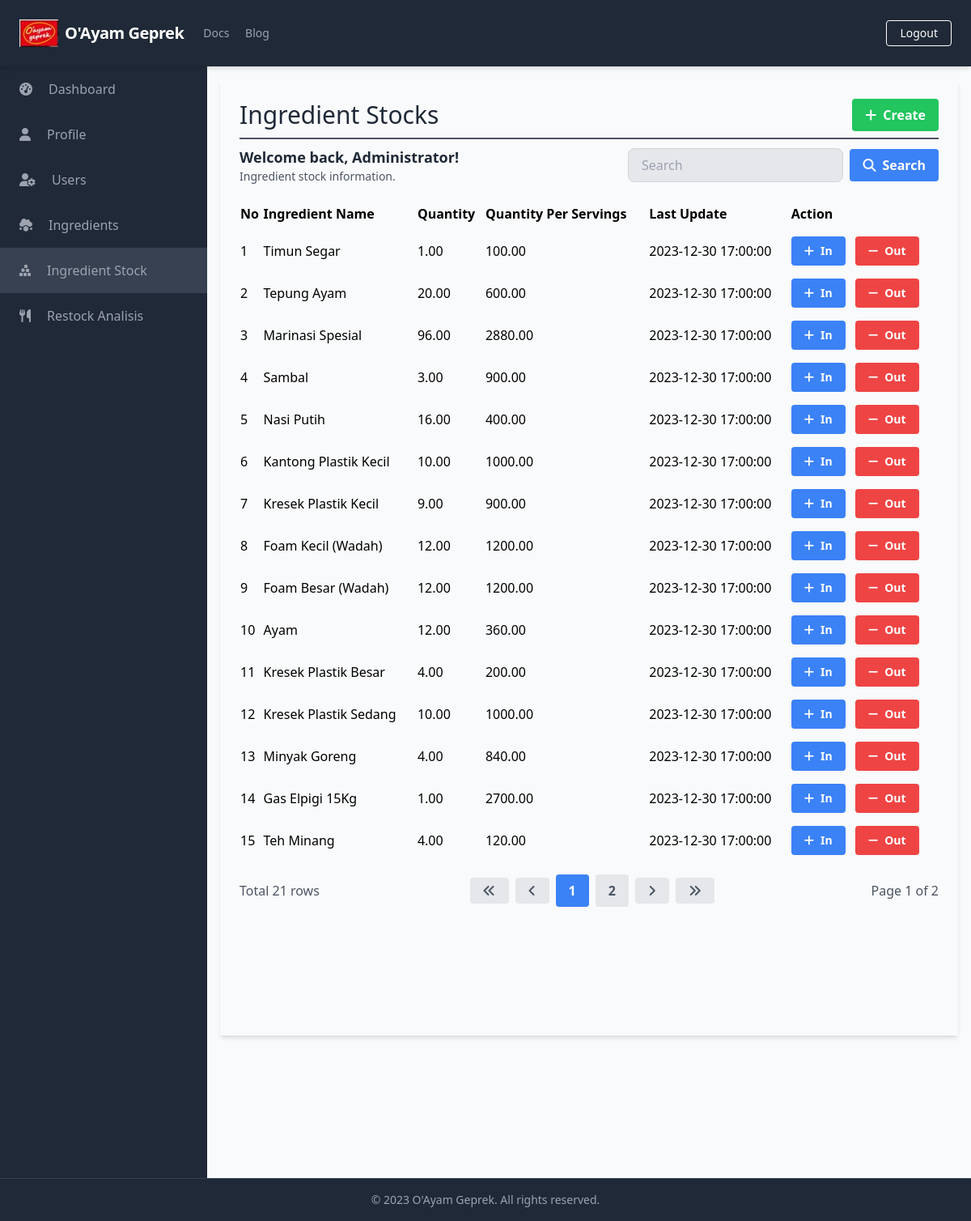
The app's page /manage_ingredient_stocks/manage_ingredient_stocks_list.php (signed in) with its own data.
### tables this page shows
CREATE TABLE `IngredientStocks` (
  `StockID` int(11) NOT NULL,
  `IngredientID` int(11) NOT NULL,
  `Quantity` decimal(10,2) NOT NULL,
  `QuantityPerServings` decimal(10,2) NOT NULL,
  `LastUpdateStock` timestamp NOT NULL DEFAULT current_timestamp()
);

CREATE TABLE `Ingredients` (
  `IngredientID` int(11) NOT NULL,
  `IngredientName` varchar(255) NOT NULL,
  `PurchasePrice` decimal(10,2) NOT NULL,
  `QuantityPerPurchase` decimal(10,2) NOT NULL,
  `ServingsPerIngredient` int(11) NOT NULL,
  `HoldingCost` tinyint(1) NOT NULL,
  `HoldingCostPrice` decimal(10,2) DEFAULT NULL,
  `ShelfLife` int(11) DEFAULT NULL,
  `SupplierName` varchar(255) DEFAULT NULL,
  `Description` text DEFAULT NULL,
  `MinimumStock` int(11) DEFAULT NULL,
  `StorageLocation` varchar(50) DEFAULT NULL,
  `PurchaseUnit` varchar(50) NOT NULL,
  `UsagePerDay` decimal(10,2) DEFAULT NULL,
  `UsagePerMonth` decimal(10,2) DEFAULT NULL,
  `OrderCost` decimal(10,2) DEFAULT NULL,
  `HoldingCostPercentage` decimal(5,2) DEFAULT NULL
);

### database/connection.php (called while the page is built, shortened)
<?php
$baseUrl = "http://localhost/final_project_yayuk_2023/";

### public/manage_ingredient_stocks/manage_ingredient_stocks_list.php (the view, shortened to what this page needs)
<?php
require_once('../../database/connection.php');
?>
<?php include_once('../components/header.php'); ?>
<div class="h-screen flex flex-col">
    <?php include('../components/navbar.php'); ?>
    <div class="flex-grow bg-gray-50 flex flex-row shadow-md">
        <?php include('../components/sidebar.php'); ?>
        <main class=" bg-gray-50 flex flex-col flex-1 overflow-y-scroll h-screen flex-shrink-0 sc-hide pb-40">
            <div class="flex items-start justify-start p-6 shadow-md m-4 flex-1 flex-col">
                <div class="flex flex-row justify-between items-center w-full border-b-2 border-gray-600 mb-2 pb-2">
                    <h1 class="text-3xl text-gray-800 font-semibol w-full">Ingredient Stocks</h1>
                    <div class="flex flex-row justify-end items-center">
                        <a href="<?php echo $baseUrl; ?>public/manage_ingredient_stocks/manage_ingredient_stocks_add.php" class="bg-green-500 hover-bg-green-700 text-white font-bold py-2 px-4 rounded inline-flex items-center">
                            <i class="fas fa-plus mr-2"></i>
                            <span>Create</span>
                        </a>
                    </div>
                </div>
                <div class="flex flex-col w-full">
                    <div class="flex flex-row justify-between items-center w-full mb-2 pb-2">
                        <div>
                            <h2 class="text-lg text-gray-800 font-semibold">Welcome back, <?php echo $_SESSION['FullName']; ?>!</h2>
                            <p class="text-gray-600 text-sm">Ingredient stock information.</p>
                        </div>
                        <form class="flex items-center justify-end space-x-2 w-96">
                            <input type="text" name="search" class="bg-gray-200 focus-bg-white focus-outline-none border border-gray-300 rounded-lg py-2 px-4 block w-full appearance-none leading-normal" placeholder="Search" value="<?php echo isset($_GET['search']) ? $_GET['search'] : ''; ?>">
                            <button type="submit" class="bg-blue-500 hover-bg-blue-700 text-white font-bold py-2 px-4 rounded space-x-2 inline-flex items-center">
                                <i class="fas fa-search"></i>
                                <span>Search</span>
                            </button>
                        </form>
                    </div>
                    <table class="min-w-full">
                        <thead>
                            <tr>
                                <th class="text-left py-2">No</th>
                                <th class="text-left py-2">Ingredient Name</th>
                                <th class="text-left py-2">Quantity</th>
                                <th class="text-left py-2">Quantity Per Servings</th>
                                <th class="text-left py-2">Last Update</th>
                                <th class="text-left py-2">Action</th>
                            </tr>
                        </thead>
                        <tbody>
                            <?php
                            $searchTerm = isset($_GET['search']) ? $_GET['search'] : '';
                            $page = isset($_GET['page']) ? $_GET['page'] : 1;
                            $query = "SELECT IngStk.StockID, IngStk.IngredientID, IngStk.Quantity, IngStk.QuantityPerServings, IngStk.LastUpdateStock, I.IngredientName
                                FROM IngredientStocks IngStk
                                INNER JOIN Ingredients I ON IngStk.IngredientID = I.IngredientID
                                WHERE I.IngredientName LIKE '%$searchTerm%'
                                LIMIT 15 OFFSET " . ($page - 1) * 15;
                            $result = $conn->query($query);
                            $queryCount = "SELECT COUNT(*) AS count
                                FROM IngredientStocks IngStk
                                INNER JOIN Ingredients I ON IngStk.IngredientID = I.IngredientID
                                WHERE I.IngredientName LIKE '%$searchTerm%'";
                            $resultCount = $conn->query($queryCount);
                            $rowCount = $resultCount->fetch_assoc()['count'];
                            $totalPage = ceil($rowCount / 15);
                            $no = 1;
                            while ($row = $result->fetch_assoc()) {
                            ?>
                                <tr>
                                    <td class="py-2"><?php echo $no++; ?></td>
                                    <td class="py-2"><?php echo $row['IngredientName']; ?></td>
                                    <td class="py-2"><?php echo $row['Quantity']; ?></td>
                                    <td class="py-2"><?php echo $row['QuantityPerServings']; ?></td>
                                    <td class="py-2"><?php echo $row['LastUpdateStock']; ?></td>
                                    <td class='py-2'>
                                        <a href="#" onclick="showStockInForm(<?php echo $row['IngredientID']; ?>)" class='bg-blue-500 hover-bg-blue-700 text-white font-bold py-2 px-4 rounded inline-flex items-center mr-2 text-sm'>
                                            <i class='fas fa-plus mr-2'></i>
                                            <span>In</span>
                                        </a>
                                        <a href="#" onclick="showStockOutForm(<?php echo $row['IngredientID']; ?>)" class='bg-red-500 hover-bg-red-700 text-white font-bold py-2 px-4 rounded inline-flex items-center text-sm'>
                                            <i class='fas fa-minus mr-2'></i>
                                            <span>Out</span>
                                        </a>
                                    </td>
                                </tr>
                            <?php
                            }
                            ?>
                        </tbody>
                    </table>
                    <div class="flex flex-row justify-between items-center w-full mt-4">
                        <div class="flex flex-row justify-start items-center">
                            <span class="text-gray-600">Total <?php echo $rowCount; ?> rows</span>
                        </div>
                        <div class="flex flex-row justify-end items-center space-x-2">
                            <a href="?page=1&search=<?php echo $searchTerm; ?>" class="bg-gray-200 hover-bg-gray-300 text-gray-600 font-bold py-2 px-4 rounded inline-flex items-center">
                                <i class="fas fa-angle-double-left"></i>
                            </a>
                            <a href="?page=<?php if ($page == 1) {
                                                echo $page;
                                            } else {
                                                echo $page - 1;
                                            } ?>&search=<?php echo $searchTerm; ?>" class="bg-gray-200 hover-bg-gray-300 text-gray-600 font-bold py-2 px-4 rounded inline-flex items-center">
                                <i class="fas fa-angle-left"></i>
                            </a>
                            <?php
                            $startPage = $page - 2;
                            $endPage = $page + 2;
                            if ($startPage < 1) {
                                $endPage += abs($startPage) + 1;
                                $startPage = 1;
                            }
                            if ($endPage > $totalPage) {
                                $startPage -= $endPage - $totalPage;
                                $endPage = $totalPage;
                            }
                            if ($startPage < 1) {
                                $startPage = 1;
                            }
                            for ($i = $startPage; $i <= $endPage; $i++) {
                                if ($i == $page) {
                                    echo "<a href='?page=$i&search=$searchTerm' class='bg-blue-500 hover-bg-blue-700 text-white font-bold py-2 px-4 rounded inline-flex items-center'>$i</a>";
                                } else {
                                    echo "<a href='?page=$i&search=$searchTerm' class='bg-gray-200 hover-bg-gray-300 text-gray-600 font-bold py-2 px-4 rounded inline-flex items-center'>$i</a>";
                                }
                            }
                            ?>
                            <a href="?page=<?php if ($page == $totalPage) {
                                                echo $page;
                                            } else {
                                                echo $page + 1;
                                            } ?>&search=<?php echo $searchTerm; ?>" class="bg-gray-200 hover-bg-gray-300 text-gray-600 font-bold py-2 px-4 rounded inline-flex items-center">
                                <i class="fas fa-angle-right"></i>
                            </a>
                            <a href="?page=<?php echo $totalPage; ?>&search=<?php echo $searchTerm; ?>" class="bg-gray-200 hover-bg-gray-300 text-gray-600 font-bold py-2 px-4 rounded inline-flex items-center">
                                <i class="fas fa-angle-double-right"></i>
                            </a>
                        </div>
                        <div class="flex flex-row justify-end items-center ml-2">
                            <span class="text-gray-600">Page <?php echo $page; ?> of <?php echo $totalPage; ?></span>
                        </div>
                    </div>
                </div>
        </main>
    </div>
    <?php include('../components/footer.php'); ?>
</div>
</body>
</html>

### records on screen
ingredientstocks: IngredientID.IngredientName "Timun Segar", Quantity "1.00", QuantityPerServings "100.00", LastUpdateStock "2023-12-30 17:00:00"
ingredientstocks: IngredientID.IngredientName "Tepung Ayam", Quantity "20.00", QuantityPerServings "600.00", LastUpdateStock "2023-12-30 17:00:00"
ingredientstocks: IngredientID.IngredientName "Marinasi Spesial", Quantity "96.00", QuantityPerServings "2880.00", LastUpdateStock "2023-12-30 17:00:00"
ingredientstocks: IngredientID.IngredientName "Sambal", Quantity "3.00", QuantityPerServings "900.00", LastUpdateStock "2023-12-30 17:00:00"
ingredientstocks: IngredientID.IngredientName "Nasi Putih", Quantity "16.00", QuantityPerServings "400.00", LastUpdateStock "2023-12-30 17:00:00"
ingredientstocks: IngredientID.IngredientName "Kantong Plastik Kecil", Quantity "10.00", QuantityPerServings "1000.00", LastUpdateStock "2023-12-30 17:00:00"
ingredientstocks: IngredientID.IngredientName "Kresek Plastik Kecil", Quantity "9.00", QuantityPerServings "900.00", LastUpdateStock "2023-12-30 17:00:00"
ingredientstocks: IngredientID.IngredientName "Foam Kecil (Wadah)", Quantity "12.00", QuantityPerServings "1200.00", LastUpdateStock "2023-12-30 17:00:00"
ingredientstocks: IngredientID.IngredientName "Foam Besar (Wadah)", Quantity "12.00", QuantityPerServings "1200.00", LastUpdateStock "2023-12-30 17:00:00"
ingredientstocks: IngredientID.IngredientName "Ayam", Quantity "12.00", QuantityPerServings "360.00", LastUpdateStock "2023-12-30 17:00:00"
ingredientstocks: IngredientID.IngredientName "Kresek Plastik Besar", Quantity "4.00", QuantityPerServings "200.00", LastUpdateStock "2023-12-30 17:00:00"
ingredientstocks: IngredientID.IngredientName "Kresek Plastik Sedang", Quantity "10.00", QuantityPerServings "1000.00", LastUpdateStock "2023-12-30 17:00:00"
ingredientstocks: IngredientID.IngredientName "Minyak Goreng", Quantity "4.00", QuantityPerServings "840.00", LastUpdateStock "2023-12-30 17:00:00"
ingredientstocks: IngredientID.IngredientName "Gas Elpigi 15Kg", Quantity "1.00", QuantityPerServings "2700.00", LastUpdateStock "2023-12-30 17:00:00"
ingredientstocks: IngredientID.IngredientName "Teh Minang", Quantity "4.00", QuantityPerServings "120.00", LastUpdateStock "2023-12-30 17:00:00"

### other values on screen
$baseTitle "O'Ayam Geprek"
$_SESSION['FullName'] "Administrator"
$rowCount "21"
$page "1"
$totalPage "2"
